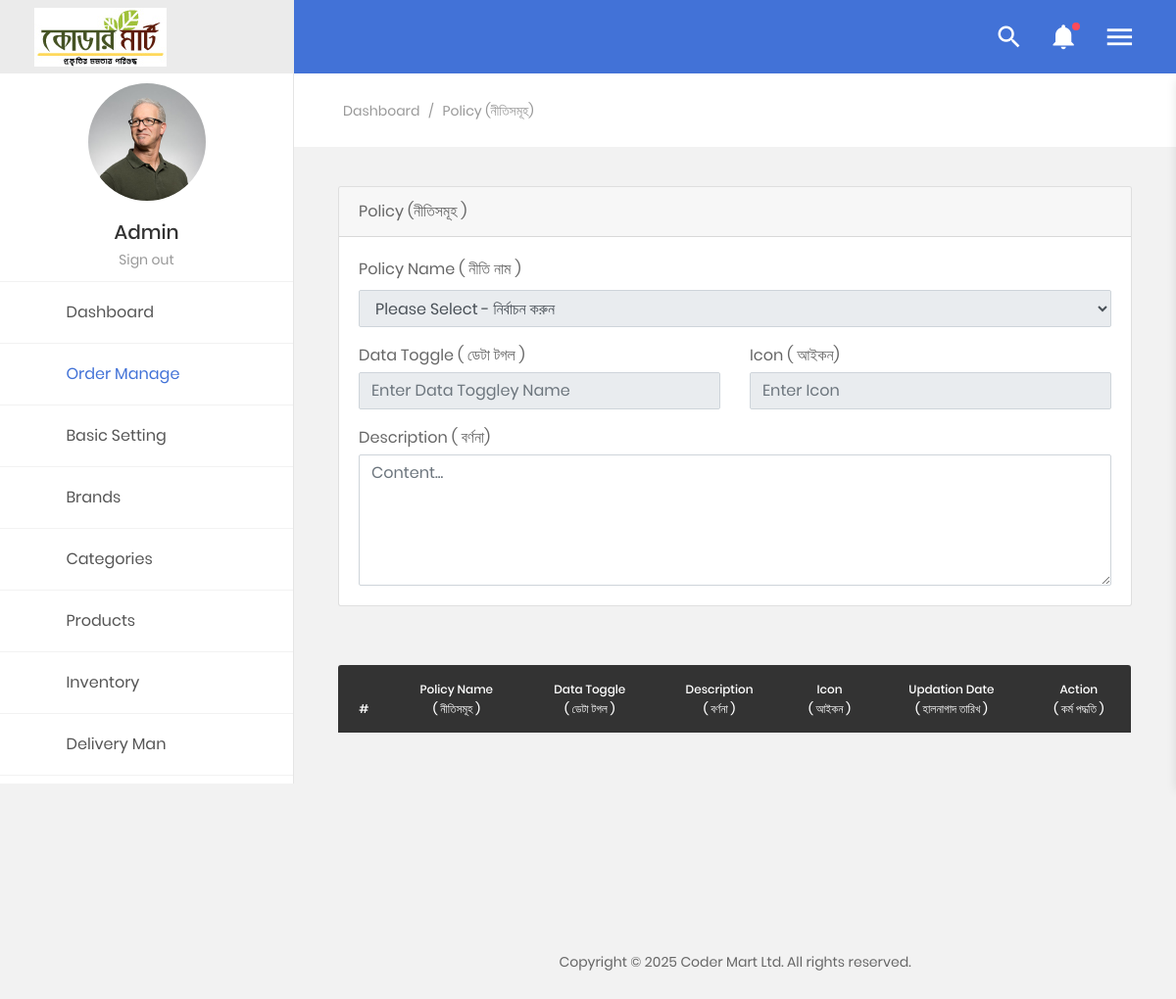
Before: /admin/home/policy.php (signed in) with the older database file.
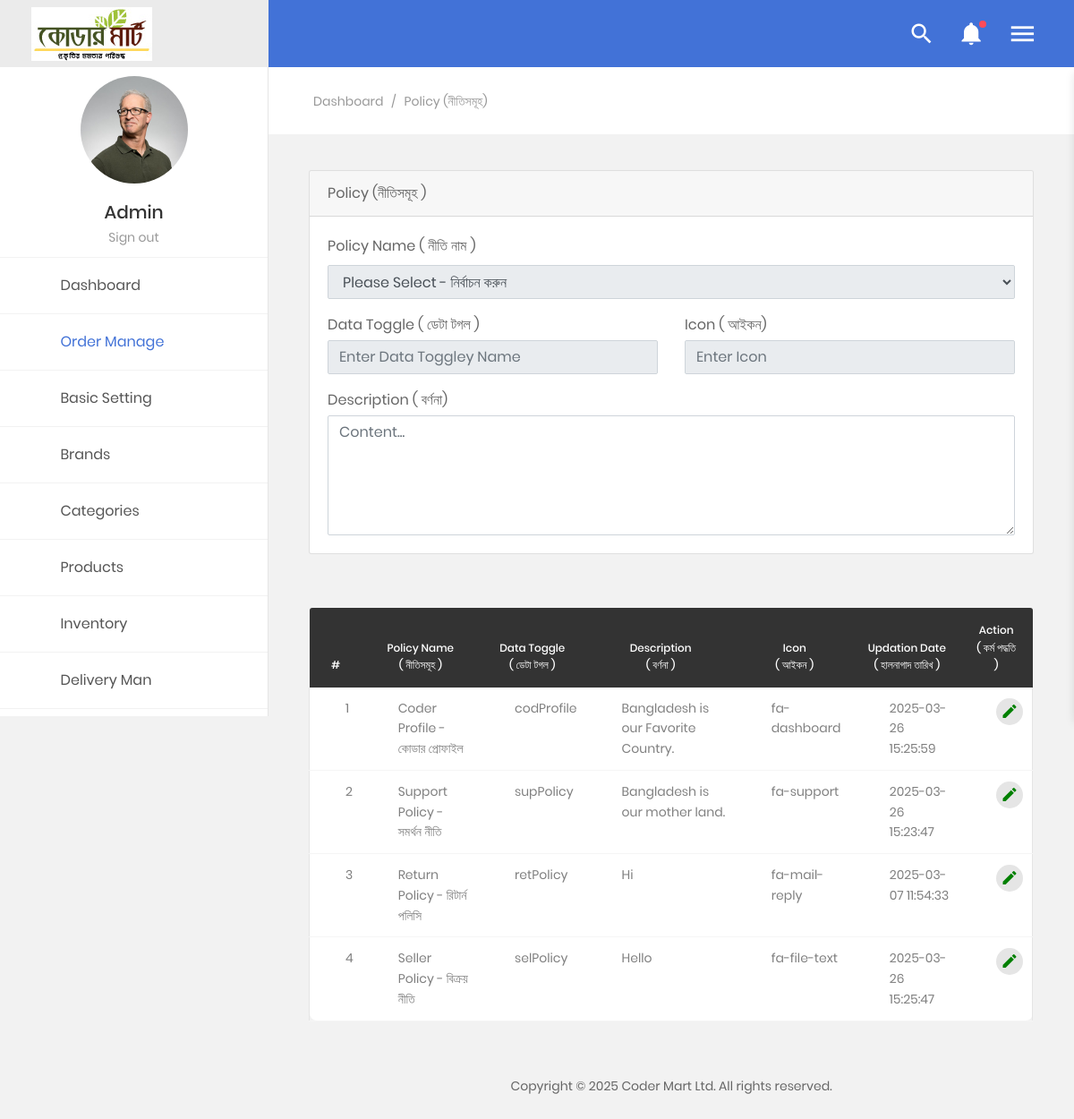
After: the same page with the newer database file.
### tables this page shows
CREATE TABLE `basic` (
  `id` int(11) NOT NULL,
  `compName` varchar(50) NOT NULL,
  `compName_en` varchar(50) DEFAULT NULL,
  `address` varchar(255) NOT NULL,
  `phone` varchar(25) NOT NULL,
  `office_phone` varchar(25) NOT NULL,
  `email` varchar(100) NOT NULL,
  `logo` varchar(255) NOT NULL,
  `currency` varchar(255) NOT NULL,
  `facebook` varchar(100) NOT NULL,
  `twitter` varchar(100) NOT NULL,
  `linkedin` varchar(100) NOT NULL,
  `delivery_method` varchar(255) NOT NULL,
  `messanger_group` varchar(150) NOT NULL,
  `whatapps_group` varchar(150) NOT NULL,
  `open_time` varchar(100) NOT NULL,
  `close_time` varchar(100) NOT NULL,
  `updationDate` timestamp NOT NULL DEFAULT current_timestamp()
);

CREATE TABLE `policy` (
  `id` int(11) NOT NULL,
  `policyName` varchar(30) NOT NULL,
  `dataToggle` varchar(50) NOT NULL,
  `description` varchar(1024) NOT NULL,
  `icon` varchar(30) DEFAULT NULL,
  `updationDate` timestamp NOT NULL DEFAULT current_timestamp() ON UPDATE current_timestamp()
);

### admin/include/config.php (called while the page is built, shortened)
<?php
   $con = mysqli_connect(DB_SERVER,DB_USER,DB_PASS,DB_NAME);
	$sql=mysqli_query($con,"select * from basic where id='1'");
	while($row=mysqli_fetch_array($sql))
	{
		$compName=$row['compName'];
	}
?>

### admin/home/policy.php (the view, shortened to what this page needs)
<?php
include('../include/config.php');
$policyId = isset($_GET['id']) ? intval($_GET['id']) : 0;
$policy = ['policyName' => '', 'dataToggle' => '', 'description'  => '', 'icon'  => ''];
?>
<!DOCTYPE html>
<html lang="en">
   <?php include('share/head.php');?>
   <body class="animsition">
      <div class="page-wrapper">
         <?php include('share/menu.php');?>
         <div class="page-container2">
            <?php include('share/header.php');?>
            <section class="au-breadcrumb m-t-75">
               <div class="section__content section__content--p30">
                  <div class="container-fluid">
                     <div class="row">
                        <div class="col-md-12">
                           <div class="au-breadcrumb-content">
                              <div class="au-breadcrumb-left">
                                 <ul class="list-unstyled list-inline au-breadcrumb__list">
                                    <li class="list-inline-item active">
                                       <a href="#">Dashboard</a>
                                    </li>
                                    <li class="list-inline-item seprate">
                                       <span>/</span>
                                    </li>
                                    <li class="list-inline-item">Policy (নীতিসমূহ) </li>
                                 </ul>
                              </div>
                           </div>
                        </div>
                     </div>
                  </div>
               </div>
            </section>
            <div class="main-content">
               <div class="section__content section__content--p30">
                  <div class="container-fluid">
                     <div class="row">
                        <div class="col-lg-12">
                           <div class="card">
                              <div class="card-header"><?php echo $policyId ? 'Update' : ''; ?> Policy (নীতিসমূহ <?php echo $policyId ? 'হালনাগাদ' : ''; ?> )</div>
                              <div class="card-body">
                                 <form id="policyForm" action="" method="post" enctype="multipart/form-data" novalidate="novalidate">
                                    <div class="row">
									   <div class="col-12">
											<div class="form-group">
												<label for="select" class="form-control-label">Policy Name ( নীতি নাম )</label>
												<select name="policyName" id="policyName" class="form-control" disabled>
													<?php if (!empty($policy['id'])) { ?>
														<option value="<?php echo htmlentities($policy['ic']); ?>">
															<?php echo htmlentities($policy['policyName']); ?>
														</option>
													<?php } else { ?>
														<option value="0"> Please Select - নির্বাচন করুন</option>
													<?php } ?>
												</select>
											</div>
										</div>
                                       <div class="col-6">
                                          <div class="form-group">
                                             <label for="dataToggle" class="control-label mb-1">Data Toggle ( ডেটা টগল )</label>
                                             <input id="dataToggle" name="dataToggle" type="text" class="form-control dataToggle valid" data-val="true" data-val-required="Please enter the name on card" autocomplete="dataToggle"
                                                placeholder="Enter Data Toggley Name" value="<?php echo htmlentities($policy['dataToggle']); ?>" disabled>
                                          </div>
                                       </div>
                                       <div class="col-6">
                                          <label for="icon" class="control-label mb-1">Icon ( আইকন)</label>
                                             <input id="icon" name="icon" type="text" class="form-control icon valid" data-val="true" data-val-required="Please enter the name on card" autocomplete="icon"
                                                placeholder="Enter Icon" value="<?php echo htmlentities($policy['icon']); ?>" disabled>
                                       </div>
									   <div class="col-12">
                                          <label for="description" class="control-label mb-1">Description ( বর্ণনা)</label>
                                             <textarea name="description" id="description" rows="5" placeholder="Content..." class="form-control"><?php echo htmlentities($policy['description'] ?? ''); ?></textarea>
                                       </div>
                                    </div>
                                 </form>
                              </div>
                           </div>
                        </div>
                     </div>
                     <div class="row m-t-30">
                        <div class="col-md-12">
                           <div class="table-responsive m-b-40">
                              <table class="table table-borderless table-data3">
                                 <thead>
                                        <tr>
                                            <th>#</th>
                                            <th>Policy Name <br>( নীতিসমূহ )</th>
											<th>Data Toggle <br>( ডেটা টগল )</th>
											<th>Description <br>( বর্ণনা )</th>
                                            <th>icon <br>( আইকন )</th>
											<th>Updation Date <br>( হালনাগাদ তারিখ )</th>
                                            <th>Action <br>( কর্ম পদ্ধতি )</th>
                                        </tr>
                                    </thead>
                                 <tbody>
								 <?php
                                        $query = $con->query("SELECT * FROM policy ORDER BY id DESC");
                                        $cnt = 1;
                                        while ($row = $query->fetch_assoc()) {
                                        ?>
                                    <tr>
                                       <td><?php echo $cnt++; ?></td>
									   <td><?php echo htmlentities($row['policyName']); ?></td>
									   <td><?php echo htmlentities($row['dataToggle']); ?></td>
									   <td><?php echo htmlentities($row['description']); ?></td>
									   <td><?php echo htmlentities($row['icon']); ?></td>
                                       <td><?php echo htmlentities($row['updationDate']); ?></td>
									   <td>
                                        <div class="table-data-feature">
											<button class="item" data-toggle="tooltip" data-placement="top" title="Edit">
												<a href="policy.php?id=<?php echo $row['id']; ?>" style="text-decoration: none; display: flex; align-items: center;">
													<i class="zmdi zmdi-edit" style="color:#008000"></i>
												</a>
											</button>
                                        </div>
                                       </td>
                                    </tr>
                                   <?php } ?>
                                 </tbody>
                              </table>
                           </div>
                        </div>
                     </div>
                  </div>
               </div>
            </div>
            <?php include('share/footer.php');?>
         </div>
      </div>
   </body>

### admin/home/share/head.php (shortened to what this page needs)
<head>
    <link href="css/font-face.css" rel="stylesheet" media="all">
    <link href="vendor/font-awesome-4.7/css/font-awesome.min.css" rel="stylesheet" media="all">
    <link href="vendor/font-awesome-5/css/fontawesome-all.min.css" rel="stylesheet" media="all">
    <link href="vendor/mdi-font/css/material-design-iconic-font.min.css" rel="stylesheet" media="all">
    <link href="vendor/bootstrap-4.1/bootstrap.min.css" rel="stylesheet" media="all">
    <link href="vendor/animsition/animsition.min.css" rel="stylesheet" media="all">
    <link href="vendor/bootstrap-progressbar/bootstrap-progressbar-3.3.4.min.css" rel="stylesheet" media="all">
    <link href="vendor/wow/animate.css" rel="stylesheet" media="all">
    <link href="vendor/css-hamburgers/hamburgers.min.css" rel="stylesheet" media="all">
    <link href="vendor/slick/slick.css" rel="stylesheet" media="all">
    <link href="vendor/select2/select2.min.css" rel="stylesheet" media="all">
    <link href="vendor/perfect-scrollbar/perfect-scrollbar.css" rel="stylesheet" media="all">
    <link href="vendor/vector-map/jqvmap.min.css" rel="stylesheet" media="all">
    <link href="css/theme.css" rel="stylesheet" media="all">
	<link href="css/toastr.min.css" rel="stylesheet" media="all">
</head>

### admin/home/share/menu.php (shortened to what this page needs)
<aside class="menu-sidebar2">
            <div class="logo">
				<a href="index.php">
					<?php
					$sql=mysqli_query($con,"select * from basic where id='1'");
					while($row=mysqli_fetch_array($sql))
					{	?>
					<img src="../logo/<?php echo $row['id'];?>/<?php echo $row['logo'];?>"  alt="<?php if(isset($compName)){ echo $compName;}?>"/>
					<?php } ?>
				</a>
            </div>
            <div class="menu-sidebar2__content js-scrollbar1">
                <div class="account2">
                    <div class="image img-cir img-120">
                        <img src="images/icon/avatar-big-01.jpg" alt="John Doe" />
                    </div>
					<?php
					$sql=mysqli_query($con,"select * from admin where id='1'");
					while($row=mysqli_fetch_array($sql))
					{	?>
				    <h4 class="name"><?php echo $row['username'];?></h4>
					<?php } ?>
                    <a href="../logout.php">Sign out</a>
                </div>
                <nav class="navbar-sidebar2">
                    <ul class="list-unstyled navbar__list">
						<li>
                            <a href="index.php">
                                <i class="fas fa-shopping-basket"></i>Dashboard</a>
                        </li>
						<li class="active has-sub">
                            <a class="js-arrow" href="#">
                                <i class="fas fa-tachometer-alt"></i>Order Manage
                                <span class="arrow">
                                    <i class="fas fa-angle-down"></i>
                                </span>
                            </a>
                        </li>
                        <li class="has-sub">
                            <a class="js-arrow" href="#">
                                <i class="fas fa-tachometer-alt"></i>Basic Setting
                                <span class="arrow">
                                    <i class="fas fa-angle-down"></i>
                                </span>
                            </a>
                        </li>
						<li>
                            <a href="brands.php">
                                <i class="fas fa-shopping-basket"></i>Brands</a>
                        </li>
                        <li class="has-sub">
                            <a class="js-arrow" href="#">
                                <i class="fas fa-trophy"></i>Categories
                                <span class="arrow">
                                    <i class="fas fa-angle-down"></i>
                                </span>
                            </a>
                        </li>
						<li class="has-sub">
                            <a class="js-arrow" href="#">
                                <i class="fas fa-trophy"></i>Products
                                <span class="arrow">
                                    <i class="fas fa-angle-down"></i>
                                </span>
                            </a>
                        </li>
						<li class="has-sub">
                            <a class="js-arrow" href="#">
                                <i class="fas fa-trophy"></i>Inventory
                                <span class="arrow">
                                    <i class="fas fa-angle-down"></i>
                                </span>
                            </a>
                        </li>
						<li>
                            <a href="index.php">
                                <i class="fas fa-shopping-basket"></i>Delivery Man</a>
                        </li>
                        <li class="has-sub">
                            <a class="js-arrow" href="#">
                                <span class="arrow">
                                </span>
                            </a>
                        </li>
                    </ul>
                </nav>
            </div>
        </aside>

### admin/home/share/header.php (shortened to what this page needs)
<header class="header-desktop2">
               <div class="section__content section__content--p30">
                  <div class="container-fluid">
                     <div class="header-wrap2">
                        <div class="header-button2">
                           <div class="header-button-item js-item-menu">
                              <i class="zmdi zmdi-search"></i>
                           </div>
                           <div class="header-button-item has-noti js-item-menu">
                              <i class="zmdi zmdi-notifications"></i>
                           </div>
                           <div class="header-button-item mr-0 js-sidebar-btn">
                              <i class="zmdi zmdi-menu"></i>
                           </div>
                        </div>
                     </div>
                  </div>
               </div>
            </header>

### admin/home/share/footer.php
<section>
                <div class="container-fluid">
                    <div class="row">
                        <div class="col-md-12">
                            <div class="copyright">
                                <p>Copyright © 2025 Coder Mart Ltd. All rights reserved.</p>
                            </div>
                        </div>
                    </div>
                </div>
            </section>

Changed rows visible on the page:
added policy: policyName "Coder Profile - কোডার প্রোফাইল", dataToggle "codProfile", description "Bangladesh is our Favorite Country.", icon "fa-dashboard", updationDate "2025-03-26 15:25:59"
added policy: policyName "Support Policy - সমর্থন নীতি", dataToggle "supPolicy", description "Bangladesh is our mother land.", icon "fa-support", updationDate "2025-03-26 15:23:47"
added policy: policyName "Return Policy - রিটার্ন পলিসি", dataToggle "retPolicy", description "Hi", icon "fa-mail-reply", updationDate "2025-03-07 11:54:33"
added policy: policyName "Seller Policy - বিক্রয় নীতি", dataToggle "selPolicy", description "Hello", icon "fa-file-text", updationDate "2025-03-26 15:25:47"
